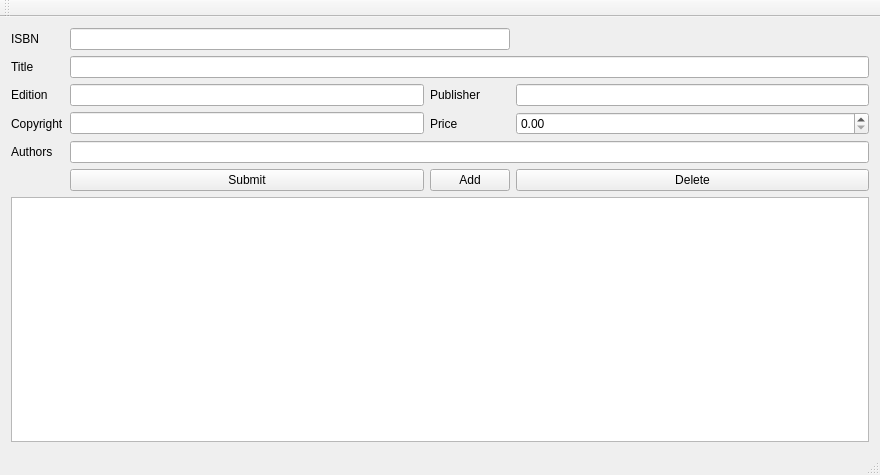
<?xml version="1.0" encoding="UTF-8"?>
<ui version="4.0">
 <class>MainWindow</class>
 <widget class="QMainWindow" name="MainWindow">
  <property name="geometry">
   <rect>
    <x>0</x>
    <y>0</y>
    <width>880</width>
    <height>475</height>
   </rect>
  </property>
  <property name="windowTitle">
   <string>MainWindow</string>
  </property>
  <widget class="QWidget" name="centralWidget">
   <layout class="QGridLayout" name="gridLayout_2">
    <item row="0" column="0">
     <layout class="QGridLayout" name="gridLayout">
      <item row="2" column="0">
       <widget class="QLabel" name="label_3">
        <property name="text">
         <string>Edition</string>
        </property>
       </widget>
      </item>
      <item row="3" column="3">
       <widget class="QDoubleSpinBox" name="dspinPrice"/>
      </item>
      <item row="2" column="2">
       <widget class="QLabel" name="label_4">
        <property name="text">
         <string>Publisher</string>
        </property>
       </widget>
      </item>
      <item row="0" column="0">
       <widget class="QLabel" name="label">
        <property name="text">
         <string>ISBN</string>
        </property>
       </widget>
      </item>
      <item row="1" column="0">
       <widget class="QLabel" name="label_2">
        <property name="text">
         <string>Title</string>
        </property>
       </widget>
      </item>
      <item row="2" column="1">
       <widget class="QLineEdit" name="edEdition"/>
      </item>
      <item row="2" column="3">
       <widget class="QLineEdit" name="edPublisher"/>
      </item>
      <item row="3" column="1">
       <widget class="QLineEdit" name="edCopyright"/>
      </item>
      <item row="3" column="0">
       <widget class="QLabel" name="label_5">
        <property name="text">
         <string>Copyright</string>
        </property>
       </widget>
      </item>
      <item row="3" column="2">
       <widget class="QLabel" name="label_6">
        <property name="text">
         <string>Price</string>
        </property>
       </widget>
      </item>
      <item row="4" column="0">
       <widget class="QLabel" name="label_7">
        <property name="text">
         <string>Authors</string>
        </property>
       </widget>
      </item>
      <item row="0" column="1" colspan="2">
       <widget class="QLineEdit" name="edIsbn"/>
      </item>
      <item row="1" column="1" colspan="3">
       <widget class="QLineEdit" name="edTitle"/>
      </item>
      <item row="4" column="1" colspan="3">
       <widget class="QLineEdit" name="edAuthors"/>
      </item>
      <item row="5" column="3">
       <widget class="QPushButton" name="deleteButton">
        <property name="text">
         <string>Delete</string>
        </property>
       </widget>
      </item>
      <item row="5" column="2">
       <widget class="QPushButton" name="addButton">
        <property name="text">
         <string>Add</string>
        </property>
       </widget>
      </item>
      <item row="5" column="1">
       <widget class="QPushButton" name="submitButton">
        <property name="text">
         <string>Submit</string>
        </property>
       </widget>
      </item>
     </layout>
    </item>
    <item row="1" column="0">
     <widget class="QTableView" name="tableView"/>
    </item>
   </layout>
  </widget>
  <widget class="QMenuBar" name="menuBar">
   <property name="geometry">
    <rect>
     <x>0</x>
     <y>0</y>
     <width>880</width>
     <height>21</height>
    </rect>
   </property>
  </widget>
  <widget class="QToolBar" name="mainToolBar">
   <attribute name="toolBarArea">
    <enum>TopToolBarArea</enum>
   </attribute>
   <attribute name="toolBarBreak">
    <bool>false</bool>
   </attribute>
  </widget>
  <widget class="QStatusBar" name="statusBar"/>
 </widget>
 <layoutdefault spacing="6" margin="11"/>
 <resources/>
 <connections/>
</ui>
